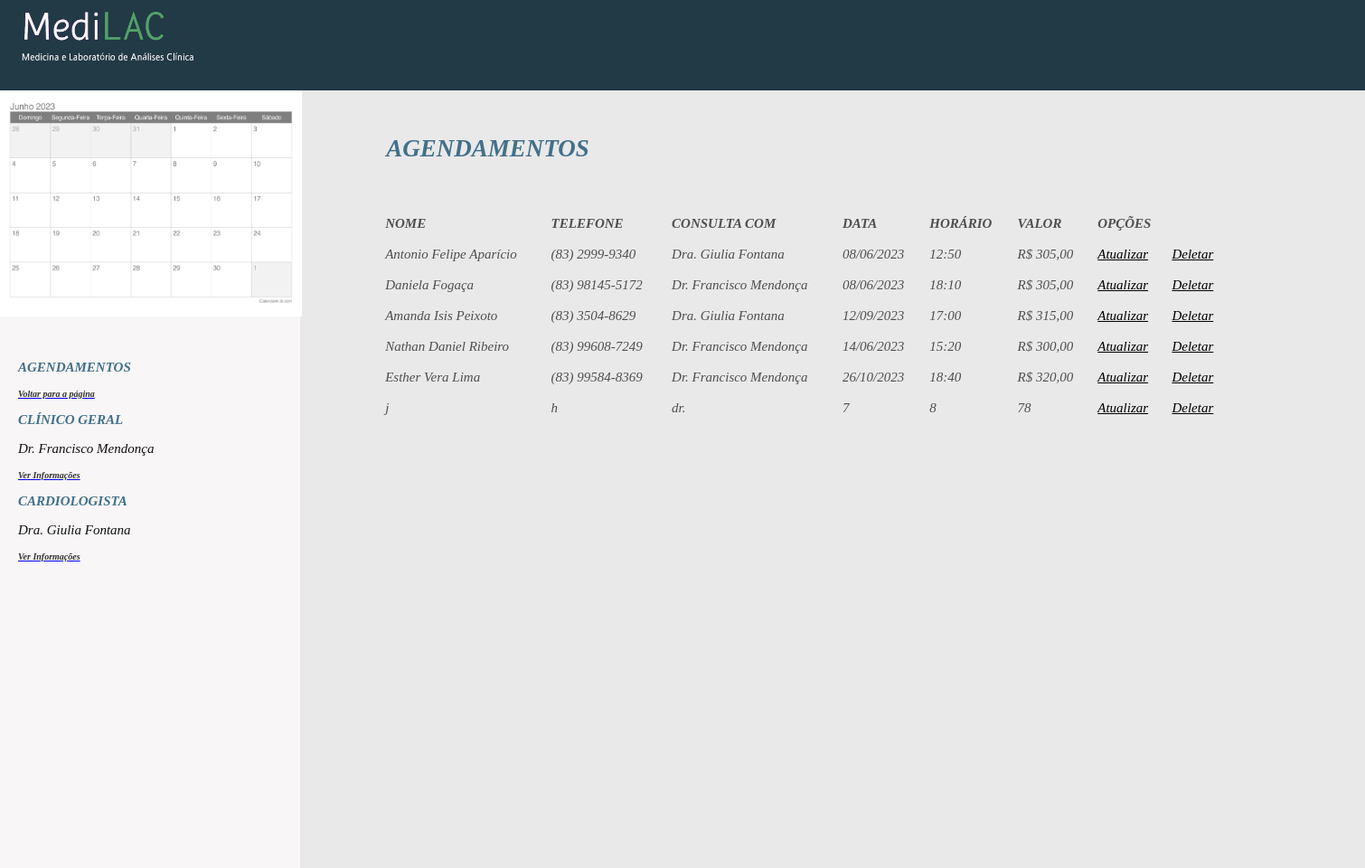
The app's page /listar.php with its own data.
### tables this page shows
CREATE TABLE `agenda` (
  `id` int(11) NOT NULL,
  `nome` varchar(255) NOT NULL,
  `telefone` varchar(255) NOT NULL,
  `consulta_com` varchar(255) NOT NULL,
  `data` varchar(10) NOT NULL,
  `horario` varchar(5) NOT NULL,
  `valor` varchar(255) NOT NULL
);

### listar.php (the view, shortened to what this page needs)
<?php include 'db.php'; ?>
<!DOCTYPE html>
<html lang="en">
<head>
   <link rel="stylesheet" href="estilo.css">
</head>
<body class="listar">
<div class="principal">
    <header>
        <img class="imge" src= "logoagenda.png" width="220" height="80">
    </header>
    <aside><br>
        <h2>AGENDAMENTOS</h2><br>
    <?php
    $stmt = $pdo->query('SELECT * FROM agenda ORDER BY data, horario');
    $agenda = $stmt->fetchALL(PDO::FETCH_ASSOC);
    if (count($agenda)==0) {
        echo '<p>Nenhum compromisso agendado.</p>';
}else{
    echo '<table border="1">';
    echo '<thead><tr><th>NOME</th><th>TELEFONE</th><th>CONSULTA COM</th><th>DATA</th><th>HORÁRIO</th><th>VALOR</th><th colspan="2">OPÇÕES</th></tr></thead>';
    echo '<tbody>';
    foreach ($agenda as $agendas) {
        echo '<tr>';
        echo '<td>' . $agendas['nome'] . '</td>';
        echo '<td>' . $agendas['telefone'] . '</td>';
        echo '<td>' . $agendas['consulta_com'] . '</td>';
        echo '<td>' . $agendas['data'] . '</td>';
        echo '<td>' . $agendas['horario'] . '</td>';
        echo '<td>' . $agendas['valor'] . '</td>';
        echo '<td><a style="color:black;" href="atualizar.php?id=' .$agendas['id'] . '">Atualizar</a></td>';
        echo '<td><a style="color:black;" href="deletar.php?id=' .
        $agendas['id'] . '">Deletar</a></td>';
    }
    echo '</tbody>';
    echo '</table>';
    }
?>
</aside>
    <section>
        <img src= "calendario-junho-2023.png" width="334" height="250"><br><br>
        <h3>AGENDAMENTOS</h3>
        <a href="index.php"><h4>Voltar para a página</h4></a>
        <h3>CLÍNICO GERAL</h3>
        <p>Dr. Francisco Mendonça</p>
        <a href="francisco.html"><h4>Ver Informações</h4></a>
        <h3>CARDIOLOGISTA</h3>
        <p>Dra. Giulia Fontana</p>
        <a href="giulia.html"><h4>Ver Informações</h4></a><br><br>
    </section>

### estilo.css (style rules this page uses)
* { box-sizing: border-box; }
body { padding: 0; margin: 0; font-size: 1.5rem; font-style: italic; color: rgb(80,78,78); text-align: center; }
table { border-collapse: collapse; width: 80%; text-align: left; margin-left: 85px; font-size: 15px; }
th, td { border: 1px solid #E9E9E9; padding: 8px; text-align: left; }
th { background-color: #E9E9E9; }
p { color: rgb(17, 17, 17); text-align: left; font-size: 15px; margin-left: 20px; }
h2 { color: #427089; text-align:left; font-size: 27px; margin-left: 95px; }
h3 { color: #427089; text-align:left; font-size: 15px; margin-left: 20px; }
h4 { color: #323232; text-align:left; font-size: 10px; margin-left: 20px; }
.imge { margin-right: 1280px; }
.principal { width: 100%; margin: 0 auto; display: grid; grid-template-columns: 22% 78%; grid-template-rows: 100px 860px; grid-template-areas: "cabecalho cabecalho" "secao barra-lateral" "rodape rodape"; }
header { grid-area: cabecalho; background-color: #223946; }
section { grid-area: secao; background-color: #F8F6F6; }
aside { grid-area: barra-lateral; background-color: #E9E9E9; }

### records on screen
agenda: nome "Antonio Felipe Aparício", telefone "(83) 2999-9340", consulta_com "Dra. Giulia Fontana", data "08/06/2023", horario "12:50", valor "R$ 305,00"
agenda: nome "Daniela Fogaça", telefone "(83) 98145-5172", consulta_com "Dr. Francisco Mendonça", data "08/06/2023", horario "18:10", valor "R$ 305,00"
agenda: nome "Amanda Isis Peixoto", telefone "(83) 3504-8629", consulta_com "Dra. Giulia Fontana", data "12/09/2023", horario "17:00", valor "R$ 315,00"
agenda: nome "Nathan Daniel Ribeiro", telefone "(83) 99608-7249", consulta_com "Dr. Francisco Mendonça", data "14/06/2023", horario "15:20", valor "R$ 300,00"
agenda: nome "Esther Vera Lima", telefone "(83) 99584-8369", consulta_com "Dr. Francisco Mendonça", data "26/10/2023", horario "18:40", valor "R$ 320,00"
agenda: nome "j", telefone "h", consulta_com "dr.", data "7", horario "8", valor "78"
